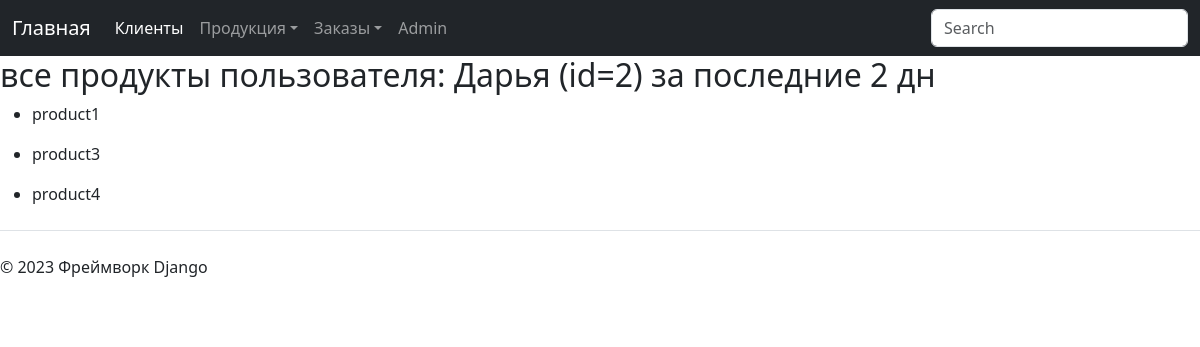
Page /shop/client_products_sorted/2/2/ on the committed database.
### shopapp/models.py (models this page shows, shortened)
class Client(models.Model):
    name_client = models.CharField(max_length=50)
    email = models.EmailField()
    phone_number = models.CharField(max_length=12)
    address = models.CharField(max_length=100)

class Product(models.Model):
    name_product = models.CharField(max_length=50)
    description_product = models.TextField()
    cost = models.DecimalField(max_digits=8, decimal_places=2)
    quantity = models.IntegerField()
    date_add_product = models.DateField(auto_now_add=True)
    image_product = models.ImageField(upload_to="images/")
    def __str__(self):
        return self.name_product

### shopapp/views.py (the view)
# urls.py: path('shop/client_products_sorted/<int:id_client>/<int:days>/', views.client_products_sorted, name='client_products_sorted'),
def client_products_sorted(request, id_client: int, days: int):
    products = []
    product_set = []
    now = datetime.now()
    before = now - timedelta(days=days)
    client = Client.objects.filter(pk=id_client).first()
    orders = Order.objects.filter(buyer=client, date_create_order__range=(before, now)).all()
    for order in orders:
        products = order.products.all()
        for product in products:
            if product not in product_set:
                product_set.append(product)
    return render(request, 'shopapp/client_all_products_from_orders.html',
                  {'client': client, 'product_set': product_set, 'days': days})

### shopapp/templates/shopapp/client_all_products_from_orders.html (shortened to what this page needs)
{% extends 'shopapp/base.html' %}
{% block content %}
    <h2>все продукты пользователя: {{ client.name_client }} (id={{ client.id}}) за последние {{ days }} дн</h2>
    {% for product in product_set %}
    <ul>
        <li>
            {{ product }}
        </li>
    </ul>
    {% endfor %}
{% endblock %}

### rows in the picture
Client: name_client "Дарья", id "2"
Product: name_product "product1"
Product: name_product "product3"
Product: name_product "product4"

### other values in the picture
{{ days }} "2"
